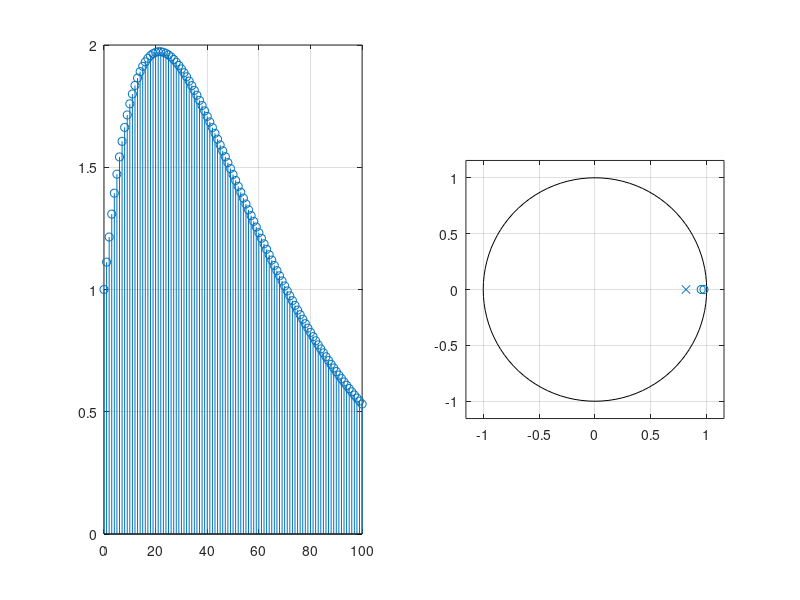

This figure's MATLAB source:
% Example 13.22
clear all; clc

% Συντελεστές αριθμητή και παρονομαστή της Σ.Μ.
b = [1 -0.815];
a = [1 -1.927 0.928176];

% Υπολογισμός συνάρτησης μεταφοράς (Σ.Μ.)
H = tf(b,a,1);

% Εύρεση πόλων και μηδενικών
p = pole(H), z = zero(H)

% Υπολογισμός αναπτύγματος σε μερικά κλάσματα
[R,p,C] = residuez(b,a)

% Υπολογισμός κρουστικής απόκρισης 
n = [0:100]; h = R(1)*p(1).^n + R(2)*p(2).^n;

% Σχεδιασμός κρουστικής απόκρισης και διαγράμματος πόλων-μηδενικών
subplot(121); stem(n,h); grid on
subplot(122); zplane(p,z);
